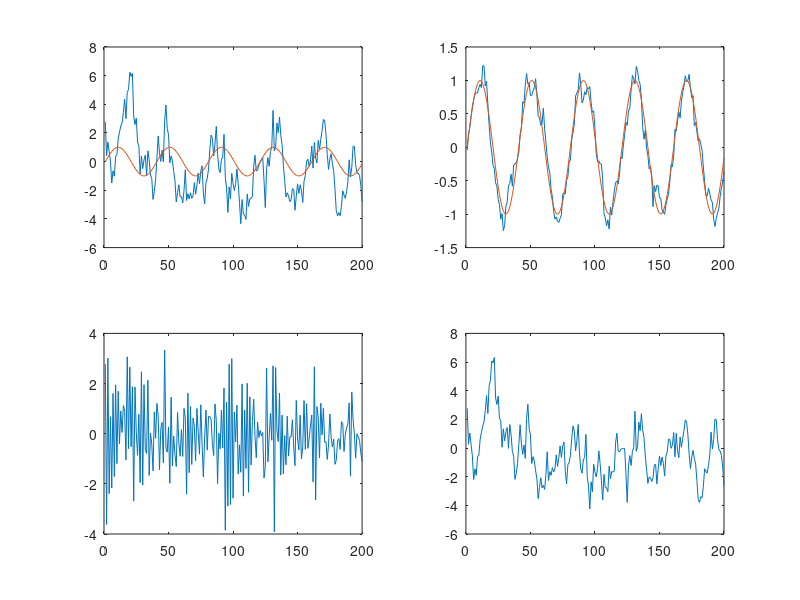

Write the MATLAB code that produced this figure.
N=2e2;
n  = randn(N,1);
n1 = filter(1, [1 -0.8], n);
n2 = filter(1, [1  0.6], n);

y = sin((0:N-1)'*0.05*pi);
x = y + n1;

order=12;
r_n2  = xcorr(n2, order, "biased");
R_n2  = toeplitz(r_n2(order+1:end));
r_xn2 = xcorr(x, n2, order, "biased");
wiener_coeffs = R_n2\r_xn2(order+1:end);

n1_hat = filter(wiener_coeffs, 1, n2);
e=x-n1_hat;

subplot(221);
plot([x y]);
subplot(222);
plot([e y]);
subplot(223);
plot(n2);
subplot(224);
plot(n1);